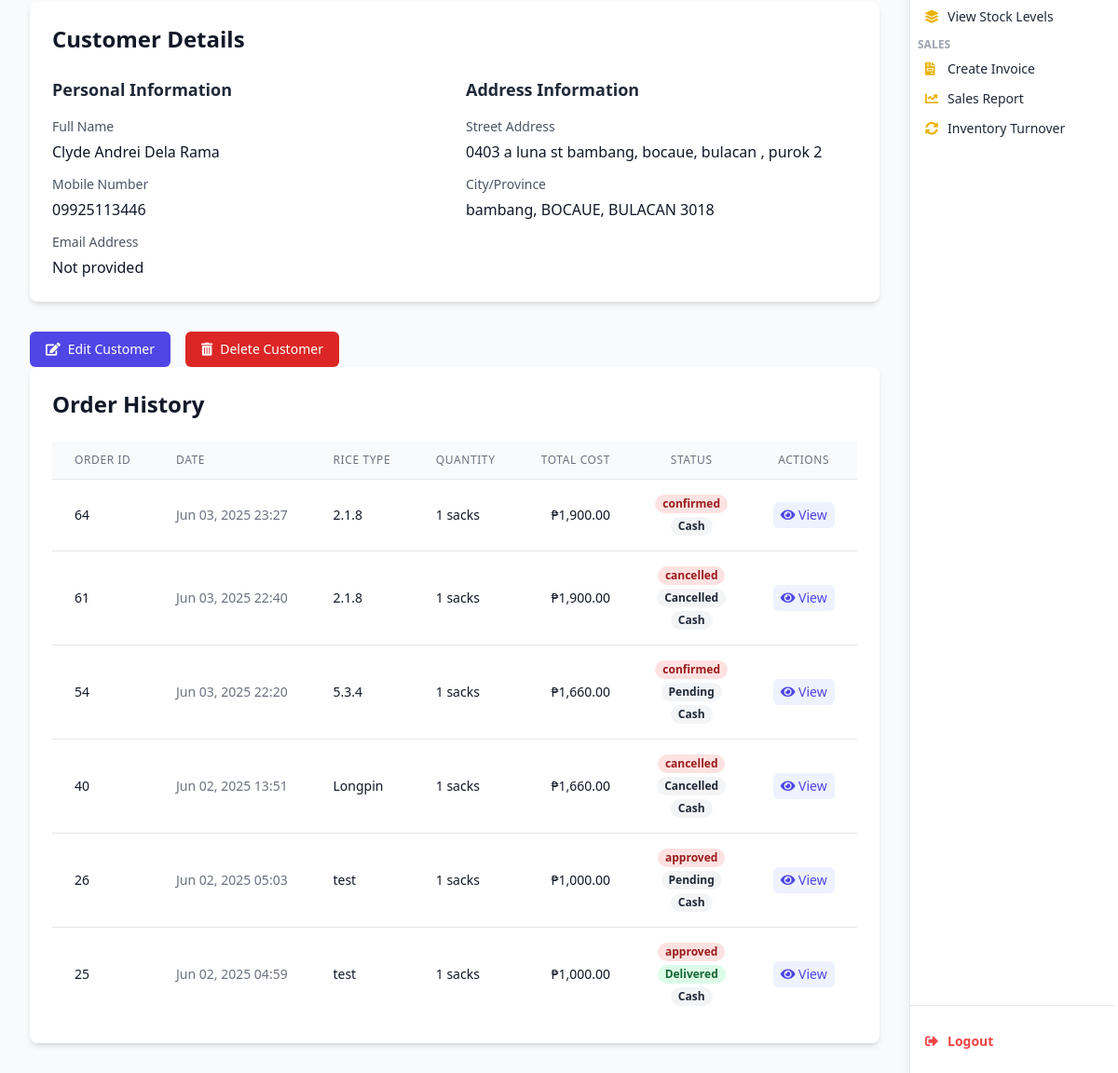
The app's page /my-account/?customer_id=5 (signed in, lower part), older data.
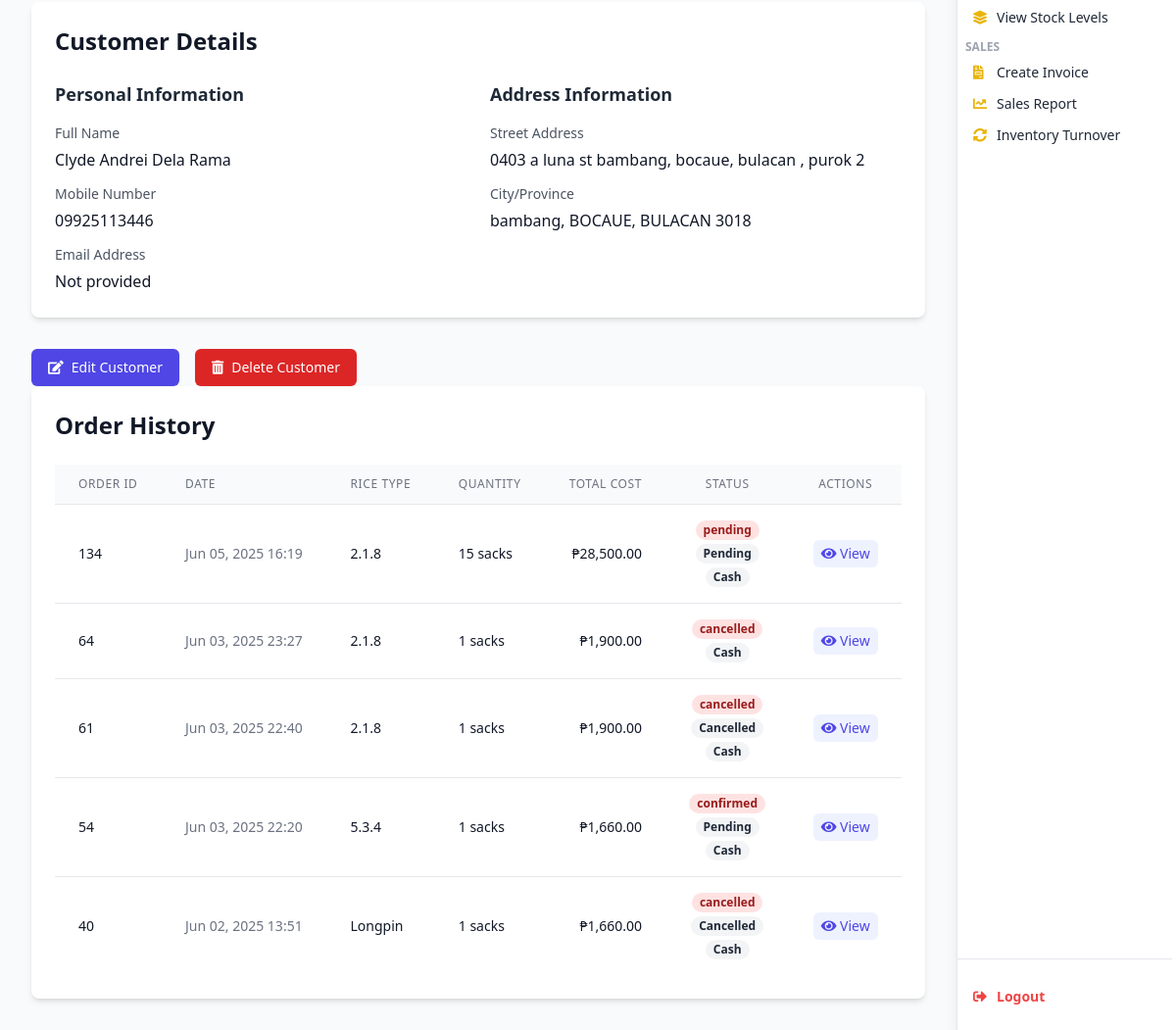
The same page, newer data.
### webapp/models.py (models this page shows, shortened)
class CustomerOrder(models.Model):
    STATUS_CHOICES = [
        ('pending', 'Pending'),
        ('approved', 'Approved'),
        ('rejected', 'Rejected'),
        ('cancelled', 'Cancelled')
    ]
    DELIVERY_CHOICES = [
        ('delivery', 'Delivery'),
        ('pickup', 'Pickup')
    ]
    PAYMENT_CHOICES = [
        ('cash', 'Cash'),
        ('gcash', 'GCash'),
        ('credit_card', 'Credit Card')
    ]
    order_id = models.AutoField(primary_key=True)
    customer = models.ForeignKey('Users', on_delete=models.PROTECT)
    rice_type = models.ForeignKey('Rice', on_delete=models.PROTECT)
    quantity = models.PositiveIntegerField()
    cost_per_sack = models.DecimalField(max_digits=10, decimal_places=2, default=Decimal('0.00'))
    discount = models.DecimalField(max_digits=5, decimal_places=2, default=Decimal('0.00'))  # e.g., 10.00 = 10%
    total_cost = models.DecimalField(max_digits=10, decimal_places=2, default=Decimal('0.00'))
    payment_method = models.CharField(max_length=20, choices=PAYMENT_CHOICES)
    amount_paid = models.DecimalField(max_digits=10, decimal_places=2, default=Decimal('0.00'))
    amount_change = models.DecimalField(max_digits=10, decimal_places=2, default=Decimal('0.00'))
    approval_status = models.CharField(max_length=20, choices=STATUS_CHOICES, default='Approved')
    delivery_type = models.CharField(max_length=20, choices=DELIVERY_CHOICES)
    delivery_status = models.CharField(max_length=20, default='pending')
    receiver_name = models.CharField(max_length=100, blank=True, null=True)
    receiver_mobile_number = models.CharField(max_length=15, blank=True, null=True)
    delivery_address = models.TextField()
    reference_code = models.CharField(max_length=100, unique=True, blank=True, null=True)
    created_at = models.DateTimeField(auto_now_add=True)
    updated_at = models.DateTimeField(auto_now=True)
    handled_by = models.ForeignKey(
        'Employee',
        null=True,
        on_delete=models.SET_NULL,
        related_name='orders_handled'
    )
    employee = models.ForeignKey(
        'Employee',
        on_delete=models.SET_NULL,
        null=True,
        blank=True,
        related_name='assigned_orders'
    )
    order_notes = models.TextField(blank=True, null=True)
    is_active = models.BooleanField(default=True)
    is_archived = models.BooleanField(default=False)
    class Meta:
        db_table = 'webapp_customerorder'
        indexes = [
            models.Index(fields=['customer', 'created_at']),
        ]

class Rice(models.Model):
    riceID = models.AutoField(primary_key=True)
    rice_type = models.CharField(max_length=100, unique=True)
    description = models.TextField(blank=True, null=True)
    is_active = models.BooleanField(default=True)
    class Meta:
        db_table = 'Rice'
    def __str__(self):
        return f"{self.rice_type}"

### webapp/views.py (the view, shortened to what this page needs)
# urls.py: path('my-account/', views.user_account_view, name='user_account'),
def user_account_view(request):
    user_id = request.session.get('user_id')
    user_role = request.session.get('user_role')
    if not user_id or not user_role:
        return redirect('login')
    message = request.session.pop('user_account_message', None)
    if user_role == 'admin':
        customers = Users.objects.all().order_by('name__last_name', 'name__first_name')
        customer_id = request.GET.get('customer_id')
        selected_customer = None
        orders = None
        if customer_id:
            selected_customer = Users.objects.filter(UserID=customer_id).select_related('name', 'address').first()
            orders = CustomerOrder.objects.filter(customer_id=customer_id).order_by('-created_at')
        return render(request, 'user_account.html', {
            'customers': customers,
            'selected_customer': selected_customer,
            'orders': orders,
            'is_admin': True,
            'message': message,
        })

### webapp/templates/user_account.html (shortened to what the changed rows need)
{% load humanize %}
<!DOCTYPE html>
<html lang="en">
<head>
  <script src="https://cdn.tailwindcss.com"></script>
  <link href="https://cdnjs.cloudflare.com/ajax/libs/font-awesome/5.15.3/css/all.min.css" rel="stylesheet" />
</head>
<body class="bg-gray-50 text-gray-800 min-h-screen font-sans leading-relaxed overflow-x-hidden">
<div id="mainContent" class="lg:mr-56 min-h-screen bg-gray-50 transition-all duration-300">
  <div class="flex-1 p-4 md:p-8">
    <div class="max-w-7xl mx-auto">
      {% if selected_customer %}
      <div class="bg-white rounded-lg shadow-md p-6 mb-8">
        <h2 class="text-xl md:text-2xl font-bold text-gray-900 mb-6">Customer Details</h2>
      </div>
      <div class="bg-white rounded-lg shadow-md p-6">
        <h2 class="text-xl md:text-2xl font-bold text-gray-900 mb-6">Order History</h2>
        {% if orders %}
          <div class="overflow-x-auto">
            <table class="min-w-full divide-y divide-gray-200">
              <thead class="bg-gray-50">
                <tr>
                  <th scope="col" class="px-6 py-3 text-left text-xs font-medium text-gray-500 uppercase tracking-wider">Order ID</th>
                  <th scope="col" class="px-6 py-3 text-left text-xs font-medium text-gray-500 uppercase tracking-wider">Date</th>
                  <th scope="col" class="px-6 py-3 text-left text-xs font-medium text-gray-500 uppercase tracking-wider">Rice Type</th>
                  <th scope="col" class="px-6 py-3 text-left text-xs font-medium text-gray-500 uppercase tracking-wider">Quantity</th>
                  <th scope="col" class="px-6 py-3 text-right text-xs font-medium text-gray-500 uppercase tracking-wider">Total Cost</th>
                  <th scope="col" class="px-6 py-3 text-center text-xs font-medium text-gray-500 uppercase tracking-wider">Status</th>
                  <th scope="col" class="px-6 py-3 text-center text-xs font-medium text-gray-500 uppercase tracking-wider">Actions</th>
                </tr>
              </thead>
              <tbody class="bg-white divide-y divide-gray-200">
                {% for order in orders %}
                  <tr class="hover:bg-gray-50 transition-colors">
                    <td class="px-6 py-4 whitespace-nowrap text-sm font-medium text-gray-900">{{ order.order_id }}</td>
                    <td class="px-6 py-4 whitespace-nowrap text-sm text-gray-500">{{ order.created_at|date:"M d, Y H:i" }}</td>
                    <td class="px-6 py-4 whitespace-nowrap text-sm text-gray-900">{{ order.rice_type }}</td>
                    <td class="px-6 py-4 whitespace-nowrap text-sm text-gray-900">{{ order.quantity }} sacks</td>
                    <td class="px-6 py-4 whitespace-nowrap text-sm text-gray-900 text-right">₱{{ order.total_cost|floatformat:2|intcomma }}</td>
                    <td class="px-6 py-4 whitespace-nowrap text-center">
                      <div class="flex flex-col gap-1 items-center">
                        <span class="px-2 inline-flex text-xs leading-5 font-semibold rounded-full
                          {% if order.approval_status == 'Approved' %}bg-green-100 text-green-800
                          {% elif order.approval_status == 'Pending' %}bg-yellow-100 text-yellow-800
                          {% else %}bg-red-100 text-red-800{% endif %}">
                          {{ order.approval_status }}
                        </span>
                        {% if order.delivery_type == 'delivery' %}
                        <span class="px-2 inline-flex text-xs leading-5 font-semibold rounded-full
                          {% if order.delivery_status == 'delivered' %}bg-green-100 text-green-800
                          {% elif order.delivery_status == 'in_transit' %}bg-blue-100 text-blue-800
                          {% else %}bg-gray-100 text-gray-800{% endif %}">
                          {{ order.delivery_status|title }}
                        </span>
                        {% endif %}
                        <span class="px-2 inline-flex text-xs leading-5 font-semibold rounded-full bg-gray-100 text-gray-800">
                          {{ order.payment_method|title }}
                        </span>
                      </div>
                    </td>
                    <td class="px-6 py-4 whitespace-nowrap text-sm text-center">
                      <div class="flex justify-center space-x-2">
                        <button
                          data-order-id="{{ order.order_id }}"
                          data-order-date="{{ order.created_at|date:'M d, Y H:i' }}"
                          data-rice-type="{{ order.rice_type.rice_type }}"
                          data-quantity="{{ order.quantity }}"
                          data-total-cost="{{ order.total_cost|default:0|floatformat:2 }}"
                          data-payment-method="{{ order.payment_method|title }}"
                          data-approval-status="{{ order.approval_status }}"
                          data-delivery-type="{{ order.delivery_type|default:'N/A' }}"
                          data-delivery-status="{{ order.delivery_status|default:'N/A'|title }}"
                          class="view-order-btn text-indigo-600 hover:text-indigo-900 bg-indigo-50 hover:bg-indigo-100 px-2 py-1 rounded-md transition-colors">
                          <i class="fas fa-eye"></i> View
                        </button>
                      </div>
                    </td>
                  </tr>
                {% endfor %}
              </tbody>
            </table>
          </div>
        {% else %}
          <p class="text-gray-500 text-center py-4">No order history found for this customer.</p>
        {% endif %}
      </div>
      {% endif %}
    </div>
  </div>
</div>
</body>
</html>

Row changes from the older to the newer data that the page shows:
removed CustomerOrder: order_id "26", created_at "Jun 02, 2025 05:03", rice_type "test", quantity "1", total_cost "1,000.00", approval_status "approved", delivery_status "Pending", payment_method "Cash"
removed CustomerOrder: order_id "25", created_at "Jun 02, 2025 04:59", rice_type "test", quantity "1", total_cost "1,000.00", approval_status "approved", delivery_status "Delivered", payment_method "Cash"
added CustomerOrder: order_id "134", created_at "Jun 05, 2025 16:19", rice_type "2.1.8", quantity "15", total_cost "28,500.00", approval_status "pending", delivery_status "Pending", payment_method "Cash"
changed CustomerOrder "Jun 03, 2025 23:27": approval_status "confirmed" → "cancelled"
